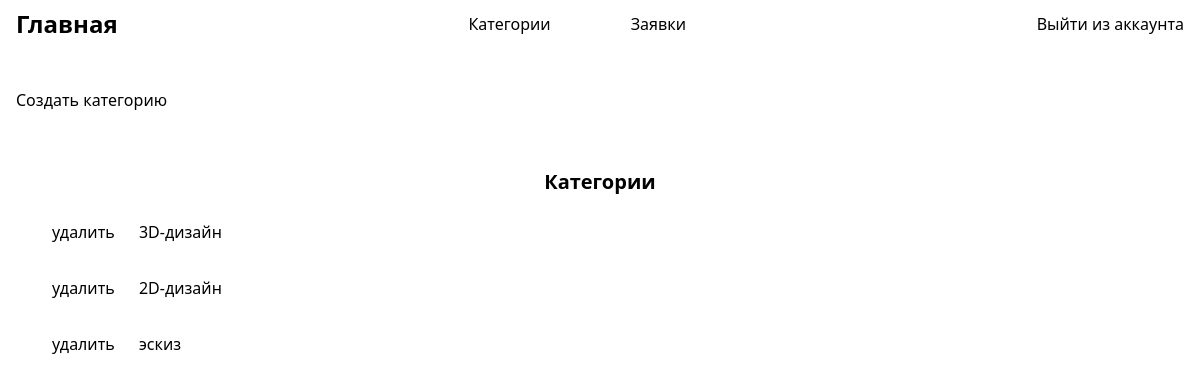
The app's page /superadmin/categories (signed in), older data.
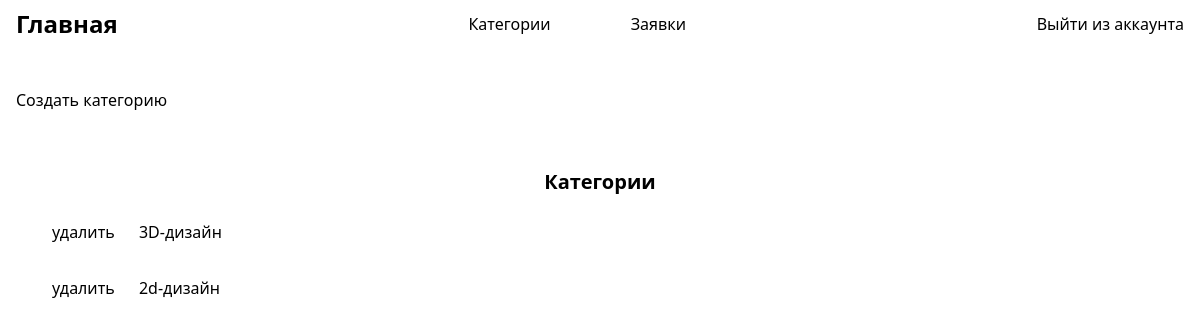
The same page, newer data.
### catalog/models.py (models this page shows)
class Category(models.Model):
    name = models.CharField('Name', max_length=100)
    def __str__(self) -> str:
        return self.name

### catalog/views.py (the view)
# urls.py: path('superadmin/categories', views.CategoriesListView.as_view(), name='admin-categories'),
class CategoriesListView(AdminRequiredMixin, generic.ListView):
    model = models.Category
    template_name = 'superadmin/categories.html'
    context_object_name = 'categories'

### catalog/mixins.py (called while the page is built)
    @method_decorator(staff_member_required)
    def dispatch(self, request, *args, **kwargs):
        return super().dispatch(request, *args, **kwargs)

### catalog/templates/superadmin/categories.html (shortened to what this page needs)
{% extends "superadmin/base_generic.html" %}
{% block main %}
<div class="py-10">
    <a class="text-black font-medium text-m " href="{% url 'admin-category-create' %}">Создать категорию</a>
</div>
<div class="">
    <h2 class="text-center text-xl font-bold my-4">Категории</h2>
    <div class="flex flex-wrap gap-4  flex-col">
        {% if categories %}
        {% for category in categories %}
        <div class=" block group  px-4 py-2 w-80 cursor-pointer "
            >
            <a class=" font-medium text-m px-5 py-2.5  "
                href="{% url 'admin-category-delete' pk=category.id %}">удалить</a>
            {{category}}
        </div>
        {% endfor %}
        {% else %}
        <div class="flex-1">
            <p class="text-center font-medium">Нет категорий...</p>
        </div>
        {% endif %}
    </div>
</div>
{% endblock %}

Row changes from the older to the newer data that the page shows:
removed Category: name "2D-дизайн"
removed Category: name "эскиз"
added Category: name "2d-дизайн"
